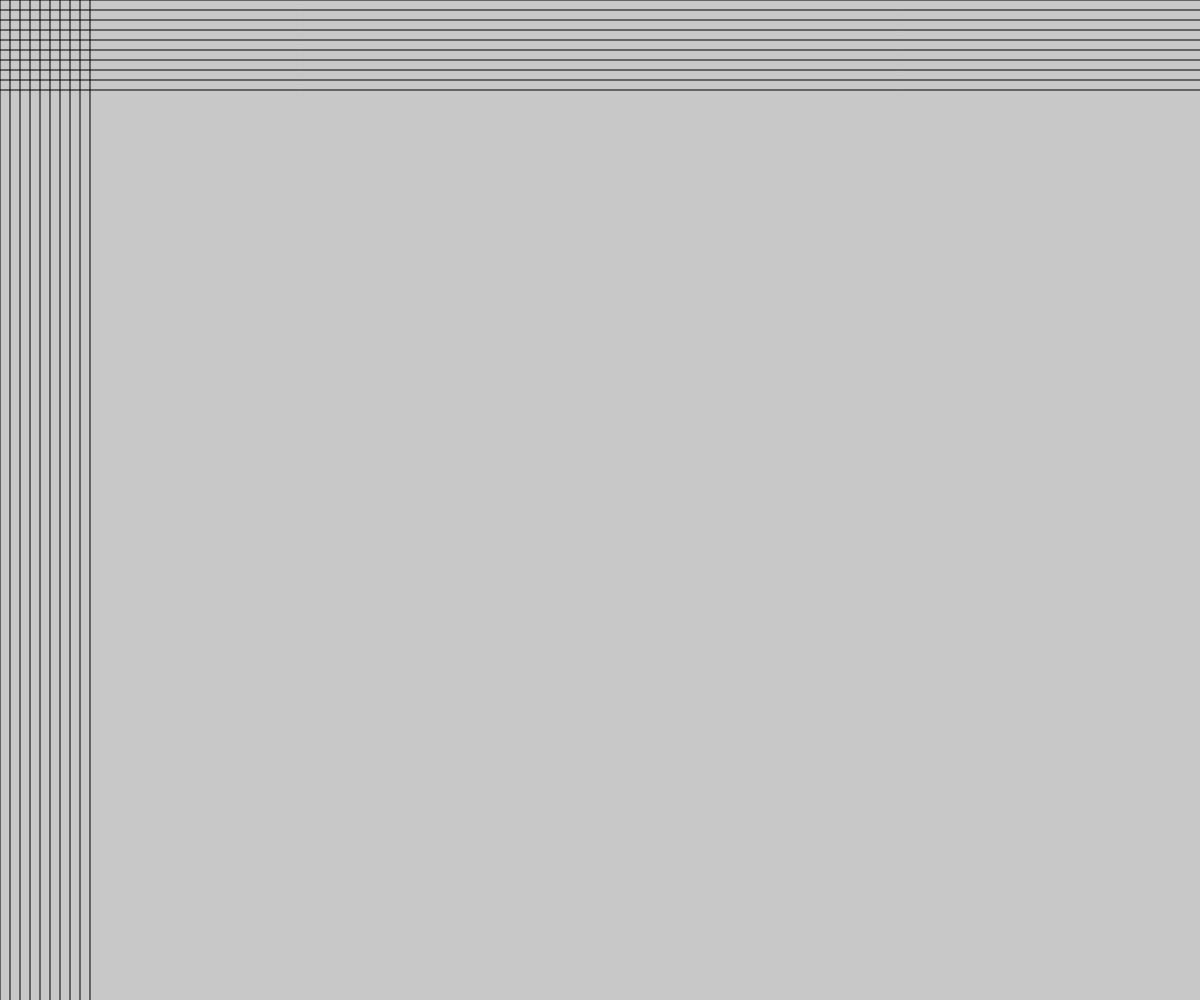
Frame 1 (no input)
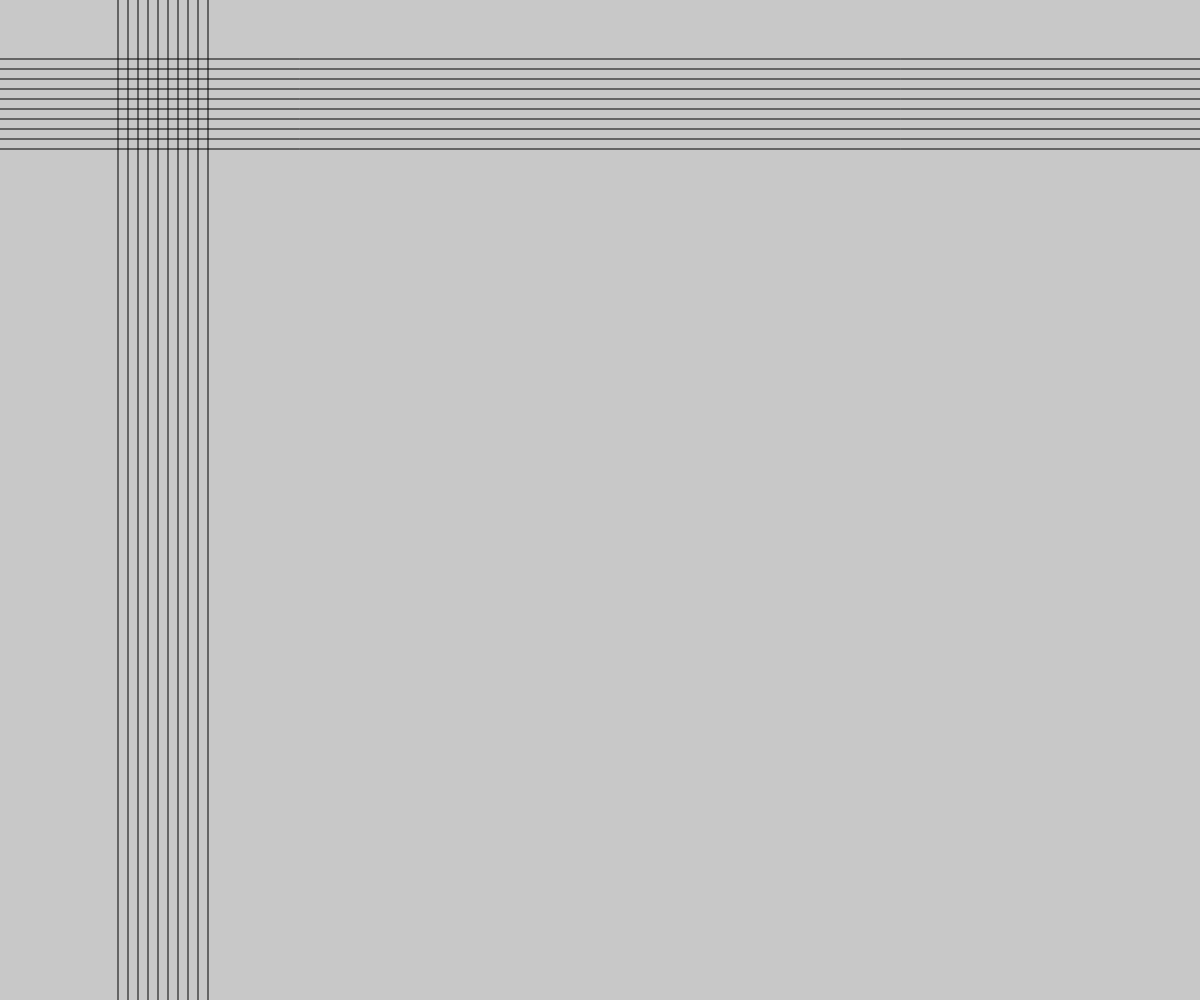
Frame 60 (no input)
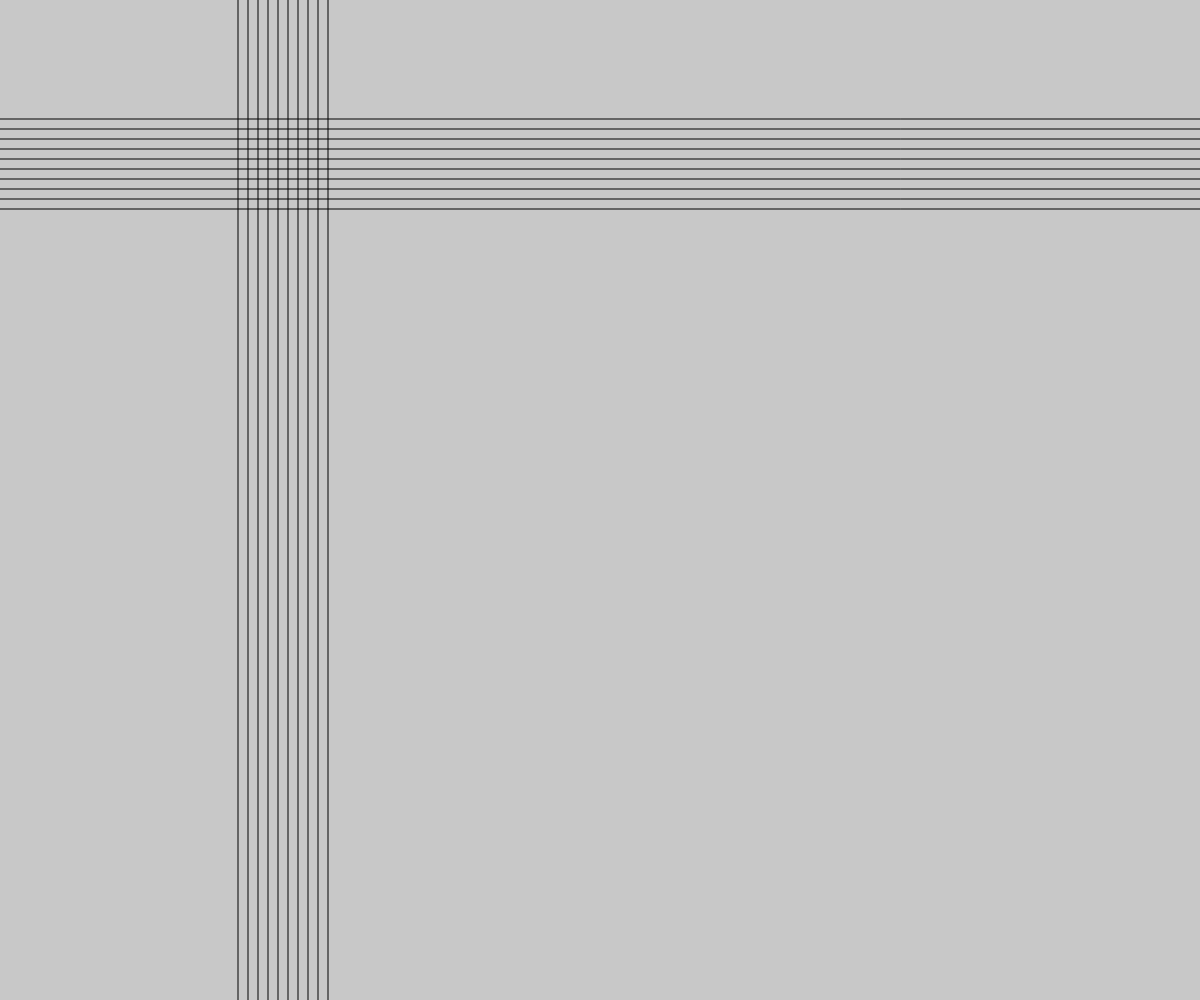
Frame 120 (the mouse pressed at the canvas centre since frame 60)

The p5.js sketch that drew these frames (run headless with seeded random() and noise() and a simulated clock; from frame 60 on, the mouse is pressed at the canvas centre):

// p5.js sketch
// ── sketch.js
function setup() {
  createCanvas(windowWidth, windowHeight);
}

let x1 = 0;
let y1 = 0;
let x2 = 0;
let y2 = 0;

function draw() {
  background(200);
  for (i = 0; i < 10; i++) {
    line(x1, y1 + i * 10, windowWidth, y1 + i * 10);
  }

  for (i = 0; i < 10; i++) {
    line(x2 + i * 10, y2, x2 + i * 10, windowHeight);
  }
  y1++;
  x2 += 2;
}
